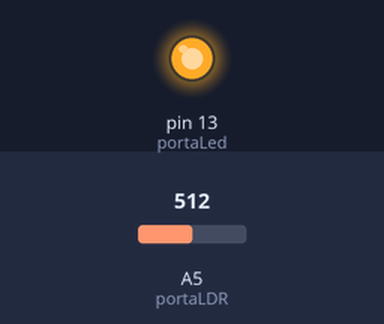
Bench run of a sketch on a simulated Arduino Uno, built with avr-gcc and run on an emulated ATmega328P. Shown: output pins drawn as LEDs (lit = HIGH). Inputs (shaded band) come from the test bench; at power-on: A5 (portaLDR) = 512.

Above: at 0.1 s.
Timing chart, 0 to 1.6 s (numbered marks = the images above):
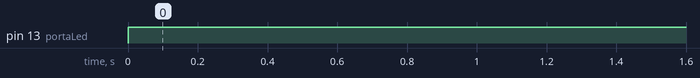

Measured:
- by itself, pin 13 (portaLed): LOW → HIGH at 0.00 s

The sketch:

teste_com_sensor_obstaculo.ino
```cpp
int portaLed = 13; //Porta a ser utilizada para ligar o led
int portaLDR = 5; //Porta analógica utilizada pelo LDR

void setup()
{
  pinMode(portaLed, OUTPUT); //Define a porta do Led como saída
}

void loop()
{
  int estado = analogRead(portaLDR);  //Lê o valor fornecido pelo LDR

  // Caso o valor lido na porta analógica seja maior do que
  // 800, acende o LED
  // Ajuste o valor abaixo de acordo com o seu circuito
  if (estado = HIGH)
  {
    digitalWrite(portaLed, HIGH);
  }
  else  //Caso contrário, apaga o led
  {
    digitalWrite(portaLed, LOW);
  }
}
```
